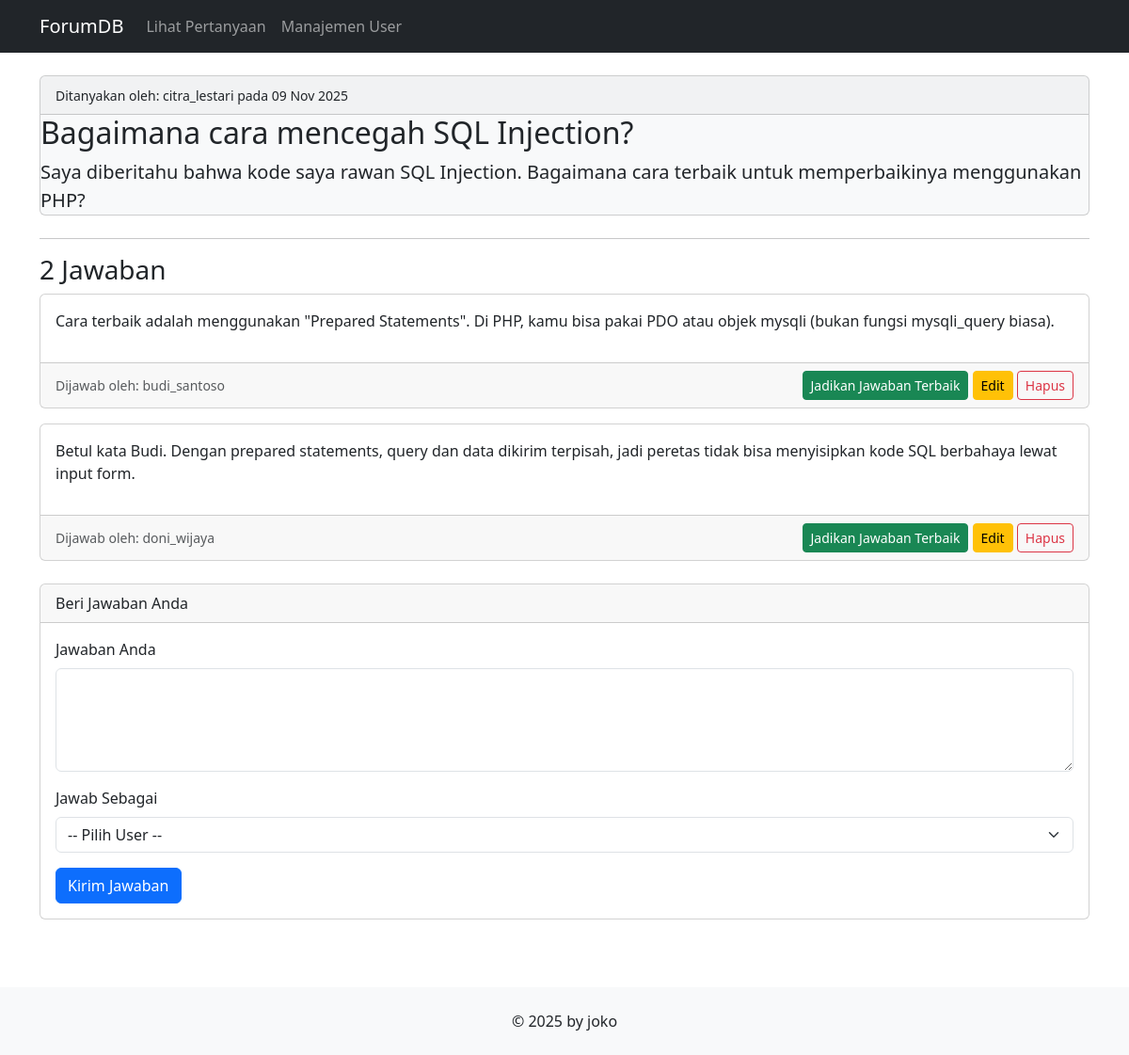
The app's page /index.php?page=question_detail&id=2 with its own data.
### tables this page shows
CREATE TABLE questions (
    question_id INT AUTO_INCREMENT PRIMARY KEY,
    author_id INT NOT NULL,
    title VARCHAR(255) NOT NULL,
    body TEXT NOT NULL,
    created_at TIMESTAMP DEFAULT CURRENT_TIMESTAMP,
    
    FOREIGN KEY (author_id) 
        REFERENCES users(user_id) 
        ON DELETE CASCADE
);

CREATE TABLE users (
    user_id INT AUTO_INCREMENT PRIMARY KEY,
    username VARCHAR(50) NOT NULL UNIQUE,
    email VARCHAR(100) NOT NULL UNIQUE,
    password VARCHAR(255) NOT NULL,
    reputation_points INT DEFAULT 0,
    created_at TIMESTAMP DEFAULT CURRENT_TIMESTAMP
);

CREATE TABLE answers (
    answer_id INT AUTO_INCREMENT PRIMARY KEY,
    question_id INT NOT NULL,
    author_id INT NOT NULL,
    body TEXT NOT NULL,
    is_accepted BOOLEAN DEFAULT 0,
    created_at TIMESTAMP DEFAULT CURRENT_TIMESTAMP,
    
    FOREIGN KEY (question_id) 
        REFERENCES questions(question_id) 
        ON DELETE CASCADE,

    FOREIGN KEY (author_id) 
        REFERENCES users(user_id) 
        ON DELETE CASCADE
);

### config/db.php (called while the page is built, shortened)
<?php
class Database {
    private $host = "localhost";
    private $username = "root";
    private $password = "";
    private $dbname = "forum_db";
    public function __construct() {
        try {
            $this->conn = new PDO("mysql:host=$this->host;dbname=$this->dbname", $this->username, $this->password);
        } catch (PDOException $e) {
            echo "Connection failed: " . $e->getMessage();
        }
    }
}
?>

### class/Question.php (called while the page is built, shortened)
<?php
require_once 'config/db.php';
class Question {
    private $db;
    public function __construct() {
        $this->db = (new Database())->conn;
    }
    public function getQuestionById($question_id) {
        $stmt = $this->db->prepare("
            SELECT q.*, u.username
            FROM questions q
            JOIN users u ON q.author_id = u.user_id
            WHERE q.question_id = ?
        ");
        $stmt->execute([$question_id]);
        return $stmt->fetch(PDO::FETCH_ASSOC);
    }
}
?>

### class/Answer.php (called while the page is built, shortened)
<?php
require_once 'config/db.php';
class Answer {
    private $db;
    public function __construct() {
        $this->db = (new Database())->conn;
    }
    public function getAnswersByQuestionId($question_id) {
        $stmt = $this->db->prepare("
            SELECT a.*, u.username
            FROM answers a
            JOIN users u ON a.author_id = u.user_id
            WHERE a.question_id = ?
            ORDER BY a.is_accepted DESC, a.created_at ASC
        ");
        $stmt->execute([$question_id]);
        return $stmt->fetchAll(PDO::FETCH_ASSOC);
    }
}
?>

### view/question_detail.php (the view, shortened to what this page needs)
<?php
$question_id = $_GET['id'];
$answer_to_edit = null;
$current_question = $question->getQuestionById($question_id);
$answers = $answer->getAnswersByQuestionId($question_id);
?>
<div class="card bg-light">
    <div class="card-header">
        <small>Ditanyakan oleh: <?php echo htmlspecialchars($current_question['username']); ?> pada <?php echo date('d M Y', strtotime($current_question['created_at'])); ?></small>
    </div>
    <div class...="card-body">
        <h2 class="card-title"><?php echo htmlspecialchars($current_question['title']); ?></h2>
        <p class="card-text fs-5"><?php echo nl2br(htmlspecialchars($current_question['body'])); ?></p>
    </div>
</div>
<hr>
<h3><?php echo count($answers); ?> Jawaban</h3>
<?php foreach ($answers as $a): ?>
    <?php
    $card_style = $a['is_accepted'] ? 'border-success border-2' : '';
    ?>
    <div class="card mb-3 <?php echo $card_style; ?>">
        <?php if ($answer_to_edit && $answer_to_edit['answer_id'] == $a['answer_id']): ?>
            <div class="card-body">
                <form action="index.php?page=question_detail&id=<?php echo $question_id; ?>" method="POST">
                    <input type="hidden" name="action" value="update_answer">
                    <input type="hidden" name="answer_id" value="<?php echo $a['answer_id']; ?>">
                    <div class="mb-3">
                        <label for="body_edit_<?php echo $a['answer_id']; ?>" class="form-label">Edit Jawaban Anda:</label>
                        <textarea class="form-control"
                                  id="body_edit_<?php echo $a['answer_id']; ?>"
                                  name="body"
                                  rows="4"
                                  required><?php echo htmlspecialchars($a['body']); ?></textarea>
                    </div>
                    <button type"submit" class="btn btn-primary btn-sm">Simpan Perubahan</button>
                    <a href="index.php?page=question_detail&id=<?php echo $question_id; ?>" class="btn btn-secondary btn-sm">Batal</a>
                </form>
            </div>
        <?php else: ?>
            <div class="card-body">
                <p><?php echo nl2br(htmlspecialchars($a['body'])); ?></p>
            </div>
            <div class="card-footer d-flex justify-content-between align-items-center">
                <small class="text-muted">
                    Dijawab oleh: <?php echo htmlspecialchars($a['username']); ?>
                </small>
                <div>
                    <?php if (!$a['is_accepted']): ?>
                        <a href="index.php?page=question_detail&id=<?php echo $question_id; ?>&action=accept_answer&answer_id=<?php echo $a['answer_id']; ?>"
                           class="btn btn-sm btn-success">
                           Jadikan Jawaban Terbaik
                        </a>
                    <?php endif; ?>
                    <a href="index.php?page=question_detail&id=<?php echo $question_id; ?>&action=edit_answer&answer_id=<?php echo $a['answer_id']; ?>"
                       class="btn btn-sm btn-warning">
                       Edit
                    </a>
                    <a href="index.php?page=question_detail&id=<?php echo $question_id; ?>&action=delete_answer&answer_id=<?php echo $a['answer_id']; ?>"
                       class="btn btn-sm btn-outline-danger"
                       onclick="return confirm('Yakin ingin menghapus jawaban ini?');">
                       Hapus
                    </a>
                </div>
            </div>
        <?php endif; ?>
    </div>
<?php endforeach; ?>
<div class="card mt-4">
    <div class="card-header">Beri Jawaban Anda</div>
    <div class="card-body">
        <form action="index.php?page=question_detail&id=<?php echo $question_id; ?>" method="POST">
            <div class="mb-3">
                <label for="body" class="form-label">Jawaban Anda</LabeL>
                <textarea class="form-control" id="body" name="body" rows="4" required></textarea>
            </div>
            <div class="mb-3">
                <label for="author_id" class="form-label">Jawab Sebagai</label>
                <select class="form-select" id="author_id" name="author_id" required>
                    <option value="">-- Pilih User --</option>
                </select>
            </div>
            <button type="submit" class="btn btn-primary">Kirim Jawaban</button>
        </form>
    </div>
</div>

### view/header.php (style rules this page uses)
body { display: flex; flex-direction: column; min-height: 100vh; }
.card { margin-bottom: 1.5rem; }

### records on screen
questions: author.username "citra_lestari", created_at "09 Nov 2025", title "Bagaimana cara mencegah SQL Injection?", body "Saya diberitahu bahwa kode saya rawan SQL Injection. Bagaimana cara terbaik untuk memperbaikinya menggunakan PHP?"
answers: body "Cara terbaik adalah menggunakan \"Prepared Statements\". Di PHP, kamu bisa pakai PDO atau objek mysqli (bukan fungsi mysqli_query biasa).", author.username "budi_santoso"
answers: body "Betul kata Budi. Dengan prepared statements, query dan data dikirim terpisah, jadi peretas tidak bisa menyisipkan kode SQL berbahaya lewat input form.", author.username "doni_wijaya"

### other values on screen
count($answers) "2"
